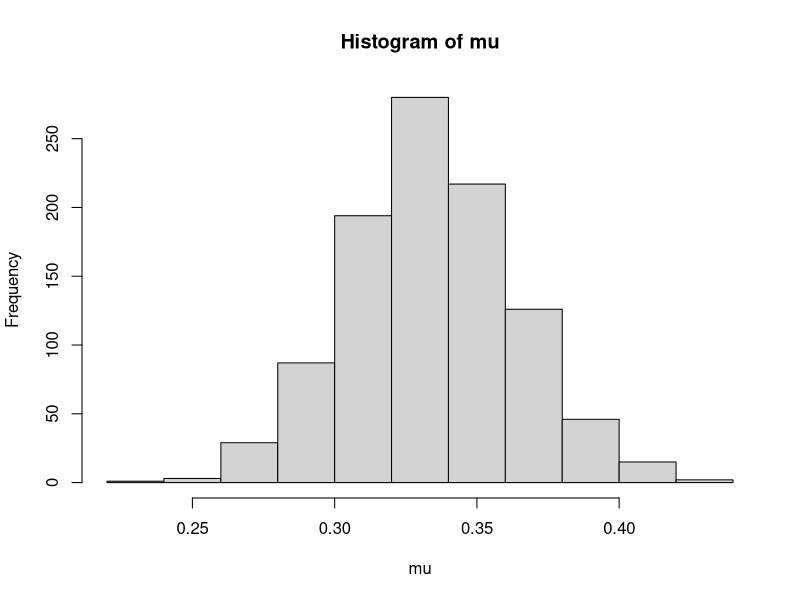

This figure's R source:
## Esercitazione 7
#--------------------------------------------------------
#Es. 1 
n = 30
mu = 1    # 1 minuto
si = 1/12 # 5 sec

nT = n*mu
s2T= n*(si)^2

1 - pnorm((31-nT)/sqrt(s2T))

#--------------------------------------------------------
#Es. 2
X = matrix( runif(100*1000,0,1), nrow = 100, ncol = 1000)
Y = X^2;

mu = colMeans(Y); 
hist(mu)

mean(mu) # 1/3
var(mu) # 4/(45*100) ->> OSS: errore fare 4/(45*1000)

#--------------------------------------------------------
#Es. 3
n = 25
lambda = 1/12
mu = n*1/lambda
va = n*(1/lambda)^2

1 - pnorm((365 - mu)/sqrt(va))

#--------------------------------------------------------
# Es. 4
g = 0.95
q1 = qnorm((1-g)/2)
q2 = -q1

xm = mean(c(12.21, 12.33, 12.84, 12.97, 13.22, 
            12.93, 13.07, 13.52, 13.23, 13.01))

#i)
IC = xm + c(+1, -1)*q1*0.1/sqrt(10) 
l = IC[2] - IC[1]

#ii)
nnew = ceiling((2*q2*0.1/0.1)^2)
# check 
IC = xm + c(+1, -1)*q1*0.1/sqrt(nnew) 
l = IC[2] - IC[1]

#--------------------------------------------------------
# Es. 5
l = (9.875 - 8.404)
xn = 8.404 + l/2

q1 = qnorm((1 - 0.90)/2)
n = ceiling(((2*q1*sqrt(3))/l)^2)

#--------------------------------------------------------
# Es 6
n = 4
q1 = qt((1-0.95)/2,n-1)

xm = mean(c(88.7, 89.0, 88.5, 88.8))
s = sqrt(var(c(88.7, 89.0, 88.5, 88.8)))
ICu = xm + c(+1, -1)*q1*s/sqrt(n)

#--------------------------------------------------------
#Es. 7
x = c(16.2, 14.4, 17.1, 18, 16.2, 15.6, 15.5)
xm = mean(x);
s = sqrt(var((x)));

n = length(x)
ICu = xm + c(+1,-1)*qt((1-0.95)/2,n-1)*s/sqrt(n)

ICs= s*sqrt((n-1)/qchisq(1-0.9,n-1))

#--------------------------------------------------------
#Es. 8
x = c(6,8,13,5,7,9,8,11)
n = length(x)
xm = mean(x)
s = sqrt(var(x)) # /(n-1)
g = 0.95

q1 = qt((1 - g)/2,n-1)
ICu = xm + c(+1,-1)*q1*s/sqrt(n)

q1 = qchisq((1-g)/2,n-1)
q2 = qchisq((1+g)/2,n-1)

ICs2 = c((n-1)*s^2/q2,(n-1)*s^2/q1) 
ICs = sqrt(ICs2)

#--------------------------------------------------------
#Es. 9
x = c(501, 498, 501, 500, 502, 499)
n = length(x)
mu = 500
g = 0.95

q1 = qchisq((1-g)/2,n)
q2 = qchisq((1+g)/2,n)

# lo stimatore è /n e la media è nota
s2 = sum((x-mu)^2)/n
ICs = sqrt(c(s2*n/q2, s2*n/q1))

#--------------------------------------------------------
#Es. 10

A = 0.04
n = 10
g = 0.9

q1 = qchisq((1-g)/2,n)
q2 = qchisq((1+g)/2,n)

s2 = A/n
ICs = sqrt(c(s2*n/q2,s2*n/q1))
